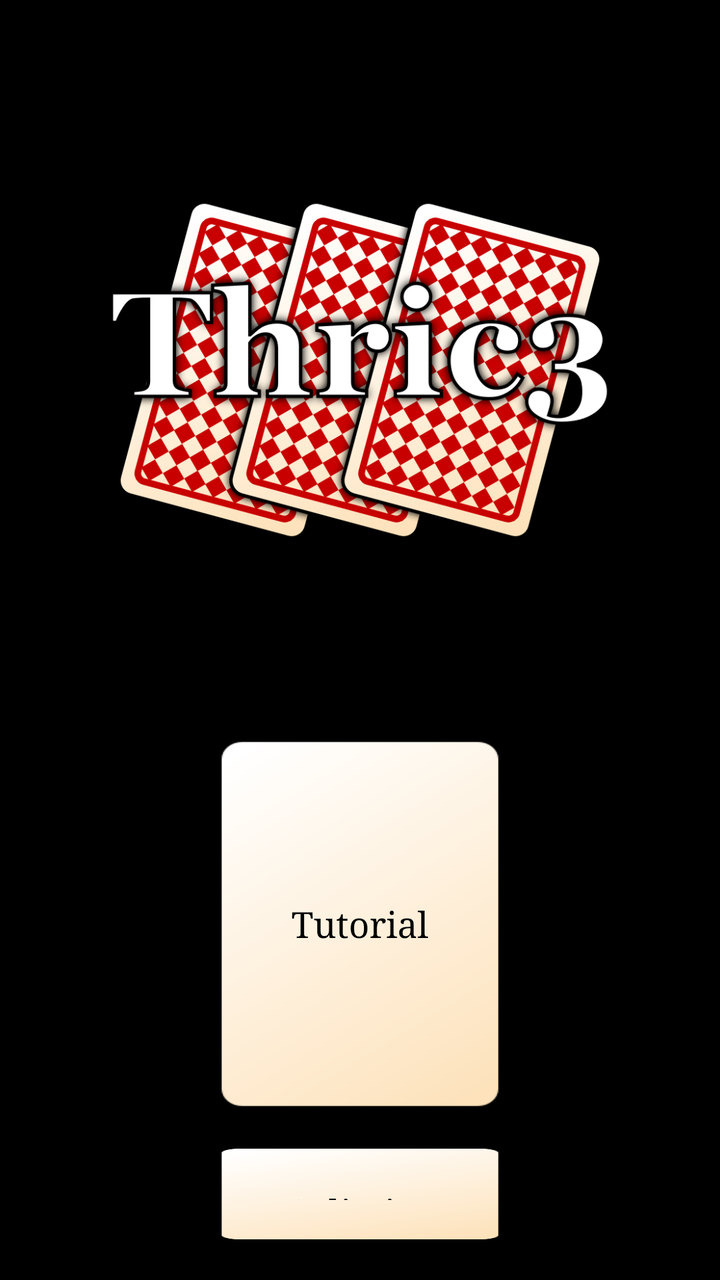
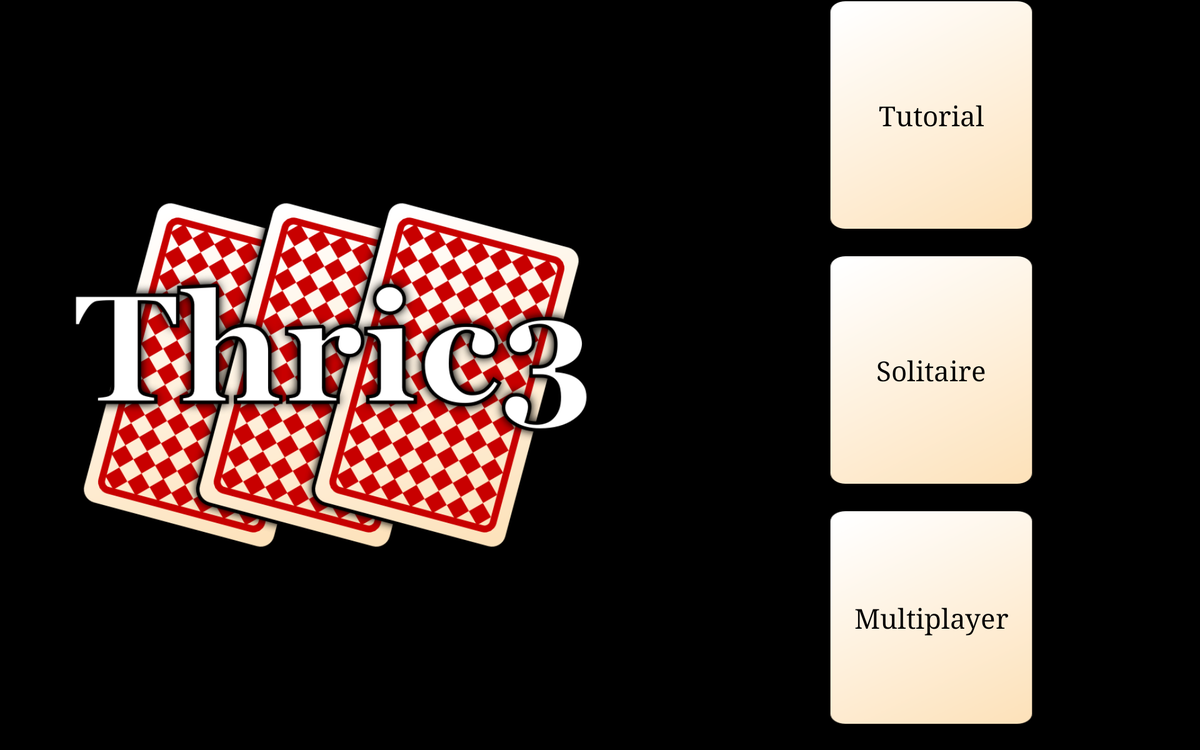

Two renders of one Android screen. The first uses the default layout on a phone; the second uses the alternative layout the repository ships for a different screen configuration, on a matching device. The two XML files are below.
<!-- AndroidManifest.xml: activity theme android:Theme.Holo.NoActionBar -->
<!-- res/layout/main.xml -->
<?xml version="1.0" encoding="utf-8"?>
<LinearLayout xmlns:android="http://schemas.android.com/apk/res/android"
    android:orientation="vertical"
    android:layout_width="fill_parent"
    android:layout_height="fill_parent"
    android:background="@drawable/background"
    >
    <ImageView
        android:layout_width="fill_parent"
        android:layout_height="0dp"
        android:src="@drawable/logo"
        android:layout_weight="1"
        android:layout_margin="50dp"
        />
    <LinearLayout
        android:orientation="vertical"
        android:layout_width="wrap_content"
        android:layout_height="0dp"
        android:layout_weight="1"
        android:layout_gravity="center"
        android:gravity="center"
        >
        <Button
            android:onClick="onButtonTutorial"
            android:layout_width="fill_parent"
            android:layout_height="wrap_content"
            android:text="@string/button_tutorial"
            android:textColor="#ff000000"
            android:fontFamily="serif"
            android:layout_margin="10dp"
            android:padding="20dp"
            android:background="@drawable/card_front"
            />
        <Button
            android:onClick="onButtonSolitaire"
            android:layout_width="fill_parent"
            android:layout_height="wrap_content"
            android:text="@string/button_solitaire"
            android:textColor="#ff000000"
            android:fontFamily="serif"
            android:layout_margin="10dp"
            android:padding="20dp"
            android:background="@drawable/card_front"
            />
        <Button
            android:onClick="onButtonMultiplayer"
            android:layout_width="fill_parent"
            android:layout_height="wrap_content"
            android:text="@string/button_multiplayer"
            android:textColor="#ff000000"
            android:fontFamily="serif"
            android:layout_margin="10dp"
            android:padding="20dp"
            android:background="@drawable/card_front"
            />

    </LinearLayout>
</LinearLayout>
<!-- resources referenced by this layout -->
<resources>
  <!-- drawable card_front (drawable-hdpi) -->
  <?xml version="1.0" encoding="utf-8"?>
  <selector xmlns:android="http://schemas.android.com/apk/res/android">
      <item android:state_pressed="true"
            android:drawable="@drawable/card_front_pressed" />
      <item android:drawable="@drawable/card_front_normal" />
  </selector>
  <!-- drawable logo: png bitmap (drawable-hdpi, 185992 bytes) -->
  <string name="button_multiplayer">Multiplayer</string>
  <string name="button_solitaire">Solitaire</string>
  <string name="button_tutorial">Tutorial</string>
  <!-- drawable card_front_pressed: png bitmap (drawable, 746 bytes) -->
  <!-- drawable card_front_normal: png bitmap (drawable-hdpi, 759 bytes) -->
</resources>
<!-- res/layout-sw600dp-land/main.xml (the author's variant of the layout above) -->
<!-- drawn on a 7-inch tablet turned sideways -->
<?xml version="1.0" encoding="utf-8"?>
<LinearLayout xmlns:android="http://schemas.android.com/apk/res/android"
    android:orientation="horizontal"
    android:layout_width="fill_parent"
    android:layout_height="fill_parent"
    android:background="@drawable/background_table"
    >
    <ImageView
        android:layout_width="0dp"
        android:layout_height="fill_parent"
        android:src="@drawable/logo"
        android:layout_weight="1"
        android:layout_margin="50dp"
        />
    <LinearLayout
        android:orientation="vertical"
        android:layout_width="0dp"
        android:layout_height="wrap_content"
        android:layout_weight="1"
        android:layout_gravity="center"
        android:gravity="center"
        >
        <LinearLayout
            android:orientation="vertical"
            android:layout_width="wrap_content"
            android:layout_height="wrap_content"
            android:layout_gravity="center"
            android:gravity="center"
            >
            <Button
                style="@style/textDarkLarge"
                android:onClick="onButtonTutorial"
                android:layout_width="fill_parent"
                android:layout_height="wrap_content"
                android:text="@string/button_tutorial"
                android:layout_margin="10dp"
                android:padding="20dp"
                android:background="@drawable/card_front"
                />
            <Button
                style="@style/textDarkLarge"
                android:onClick="onButtonSolitaire"
                android:layout_width="fill_parent"
                android:layout_height="wrap_content"
                android:text="@string/button_solitaire"
                android:layout_margin="10dp"
                android:padding="20dp"
                android:background="@drawable/card_front"
                />
            <Button
                style="@style/textDarkLarge"
                android:onClick="onButtonMultiplayer"
                android:layout_width="fill_parent"
                android:layout_height="wrap_content"
                android:text="@string/button_multiplayer"
                android:layout_margin="10dp"
                android:padding="20dp"
                android:background="@drawable/card_front"
                />
            <Button
                style="@style/textDarkLarge"
                android:onClick="onButtonHelp"
                android:layout_width="fill_parent"
                android:layout_height="wrap_content"
                android:text="@string/button_help"
                android:layout_margin="10dp"
                android:padding="20dp"
                android:background="@drawable/card_front"
                />

        </LinearLayout>
    </LinearLayout>
</LinearLayout>
<!-- resources referenced by the variant -->
<!-- as a 7-inch tablet turned sideways resolves them -->
<resources>
  <!-- drawable background_table (drawable-hdpi) -->
  <?xml version="1.0" encoding="utf-8"?>
  <bitmap xmlns:android="http://schemas.android.com/apk/res/android"
      android:src="@drawable/bg_tile_table"
      android:tileMode="repeat" />
  <!-- drawable card_front (drawable-hdpi) -->
  <?xml version="1.0" encoding="utf-8"?>
  <selector xmlns:android="http://schemas.android.com/apk/res/android">
      <item android:state_pressed="true"
            android:drawable="@drawable/card_front_pressed" />
      <item android:drawable="@drawable/card_front_normal" />
  </selector>
  <!-- drawable logo: png bitmap (drawable-hdpi, 185992 bytes) -->
  <string name="button_help">Help</string>
  <string name="button_multiplayer">Multiplayer</string>
  <string name="button_solitaire">Solitaire</string>
  <string name="button_tutorial">Tutorial</string>
  <!-- from res/values-sw600dp/ -->
  <style name="textDarkLarge" parent="@android:style/TextAppearance.Large">
          <item name="android:textColor">#000000</item>
          <item name="android:typeface">serif</item>
          <item name="android:gravity">center</item>
      </style>
  <!-- drawable card_front_pressed: png bitmap (drawable, 746 bytes) -->
  <!-- drawable card_front_normal: png bitmap (drawable-hdpi, 759 bytes) -->
</resources>
